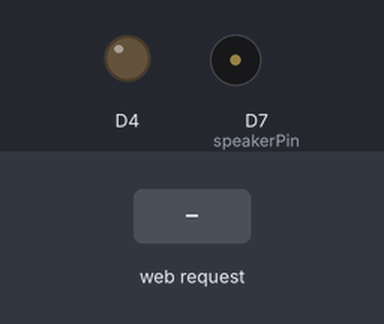
This sketch was run on a simulated ESP8266 (NodeMCU). Parts: output pins drawn as LEDs (lit = HIGH, except the on-board LED, lit = LOW), buzzer (waves = sounding). Dashed ring = blinking. Inputs (shaded band) come from the test bench. WiFi joins after 1.5 s; servers stay silent unless stated; what the sketch prints to the serial monitor is not drawn.

Above: at 4.7 s.
4.8 s: HTTP request GET /play_music received
At 4.95 s:
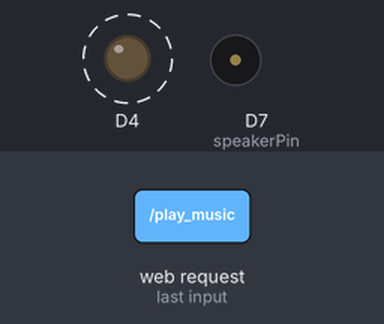
At 6.7 s:
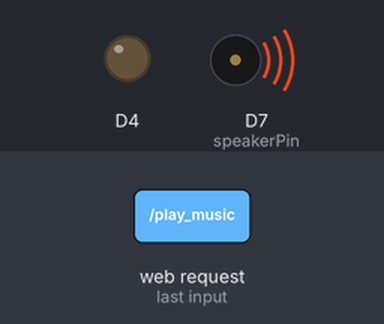
Timing chart, 0 to 13.8 s (numbered marks = the images above; inputs shaded):
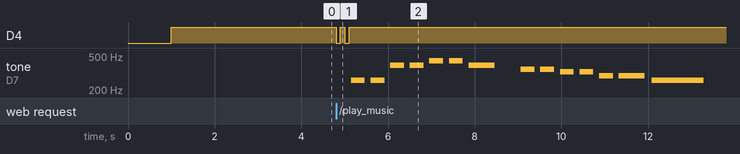

Measured:
- after the input at 4.8 s, D4: alternates HIGH for 0.10 s and LOW for 0.10 s, 4 changes in all, then stays HIGH, starting at once; tone on D7 (speakerPin): plays 261 Hz for 0.32 s, 261 Hz for 0.32 s, 391 Hz for 0.32 s, 391 Hz for 0.32 s, 439 Hz for 0.32 s, 439 Hz for 0.32 s … (14 notes in this stretch), starting after 0.35 s

The sketch:

NodeMCU_correct_serial.ino
```cpp
#include <ESP8266WiFi.h>
#include <WiFiClient.h>
#include <ESP8266WebServer.h>
#include <ESP8266mDNS.h>


/* for pressure sensor in and out */
//int pressurePin = D2;
//int checkPin = D1;


/* --------------------------------------------------------------
   Setting up stuff to play music
*/
int speakerPin = D7;

int length = 15; // the number of notes

//twinkle twinkle little star
char notes[] = "ccggaag ffeeddc ggffeed ggffeed ccggaag ffeeddc "; // a space represents a rest
int beats[] = { 1, 1, 1, 1, 1, 1, 2, 1, 1, 1, 1, 1, 1, 2, 4 };
int tempo = 300;

bool playMusic = false;


void playTone(int tone, int duration) {
  for (long i = 0; i < duration * 1000L; i += tone * 2) {
    digitalWrite(speakerPin, HIGH);
    delayMicroseconds(tone);
    digitalWrite(speakerPin, LOW);
    delayMicroseconds(tone);
  }
}

void playNote(char note, int duration) {
  char names[] = { 'c', 'd', 'e', 'f', 'g', 'a', 'b', 'C' };
  int tones[] = { 1915, 1700, 1519, 1432, 1275, 1136, 1014, 956 };

  // play the tone corresponding to the note name
  for (int i = 0; i < 8; i++) {
    if (names[i] == note) {
      playTone(tones[i], duration);
    }
  }
}

/* -------------------------------------------------------------- */


/* LED notifications goes here */
void blinkTwice(){
    digitalWrite(BUILTIN_LED, LOW);
    delay(100);
    digitalWrite(BUILTIN_LED, HIGH);
    delay(100);
    digitalWrite(BUILTIN_LED, LOW);
    delay(100);
    digitalWrite(BUILTIN_LED, HIGH);
}


/* WiFi SSID and PASS */
const char* ssid = "wireless3";
const char* password = "HWHKRER0099";


/* Initialize webserver,responder and html page */
MDNSResponder mdns;
ESP8266WebServer server(80);

String sensorsHTML = "001,002,003,004";        // sample values


void setup(void) {

  /* speaker output */
  pinMode(speakerPin, OUTPUT);

  /* preasure input */
  //pinMode(pressurePin, INPUT);
  //pinMode(checkPin, OUTPUT);

  /* for pressure sensor */
  //digitalWrite(pressurePin, HIGH);


  /* Setting up NodeMCU to receive Microbit USB output to RX TX */
  pinMode(0, INPUT);
  pinMode(1, INPUT);

  /* Setting up serial in 9600 */
  delay(1000);
  Serial.begin(115200);

  /* Setting up stuff for a static ip */
  IPAddress ip(192, 168, 8, 10);
  IPAddress gateway(192, 168, 8, 1);
  IPAddress subnet(255, 255, 255, 0);
  IPAddress DNS(0, 0, 0, 0);

  /* make the LED pin output and initially turned off */
  pinMode(BUILTIN_LED, OUTPUT);
  digitalWrite(BUILTIN_LED, HIGH);
  delay(1000);

  /* setting responder */
  if (mdns.begin("esp8266", WiFi.localIP())) {
    Serial.println("MDNS responder started");
  }


  /* -----------------------------------
     Connect to Wifi
  */

  WiFi.config(ip, gateway, subnet, DNS);
  WiFi.begin(ssid, password);
  Serial.println("");

  // Wait for connection
  while (WiFi.status() != WL_CONNECTED) {

    delay(500);
    Serial.print(".");

  }

  Serial.println("");
  Serial.print("Connected to ");
  Serial.println(ssid);
  Serial.print("IP address: ");
  Serial.println(WiFi.localIP());

  /* ------------------------------------- */


  /* start webserver */
  server.on("/", []() {
    server.send(200, "text/html", sensorsHTML); //sending sensor input to root directory
  });

  server.on("/play_music", []() {
    server.send(200, "text/html", "Music is playing now...!");

    /* blink twice */
    blinkTwice();

    playMusic = true;

  });

  server.on("/stop_music", []() {
    server.send(200, "text/html", "Music stoped!!");

    /* blink twice */
    blinkTwice();

    playMusic = false;

  });

  server.begin();
  Serial.println("server started!");

}


void loop(void) {


  String incomingByte = "";

  /* update page if only serial received */
  if (Serial.available() > 0) {

    incomingByte = Serial.readString(); //read the microbit input as a string
    Serial.print("received from MicroBit: ");
    Serial.println(incomingByte); //print the received val

    /* get from preasure sensor */
    //int pressureInput = digitalRead(pressurePin);

    //Serial.print("received from pressure input: ");
    //Serial.println(pressureInput); //print the received val

    /* passing microbit + pressure input to sensor html page */
    sensorsHTML = incomingByte;
    Serial.println(sensorsHTML);

    digitalWrite(BUILTIN_LED, LOW);
    delay(100);
    digitalWrite(BUILTIN_LED, HIGH);

  }
  server.handleClient();


  /* if user requested play music */
  if (playMusic) {
    for (int i = 0; i < length; i++) {
      if (notes[i] == ' ') {
        delay(beats[i] * tempo); // rest
      } else {
        playNote(notes[i], beats[i] * tempo);
      }

      // pause between notes
      delay(tempo / 2);
    }
    playMusic = false;
  }


}
```
